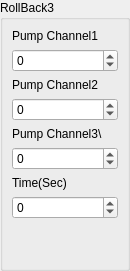
<?xml version="1.0" encoding="UTF-8"?>
<ui version="4.0">
 <class>RollBack3Widget</class>
 <widget class="QWidget" name="RollBack3Widget">
  <property name="geometry">
   <rect>
    <x>0</x>
    <y>0</y>
    <width>130</width>
    <height>256</height>
   </rect>
  </property>
  <property name="windowTitle">
   <string>Form</string>
  </property>
  <layout class="QGridLayout" name="gridLayout">
   <property name="leftMargin">
    <number>0</number>
   </property>
   <property name="topMargin">
    <number>0</number>
   </property>
   <property name="rightMargin">
    <number>0</number>
   </property>
   <property name="bottomMargin">
    <number>0</number>
   </property>
   <property name="spacing">
    <number>0</number>
   </property>
   <item row="0" column="0">
    <widget class="QGroupBox" name="groupBox">
     <property name="sizePolicy">
      <sizepolicy hsizetype="Minimum" vsizetype="Minimum">
       <horstretch>0</horstretch>
       <verstretch>0</verstretch>
      </sizepolicy>
     </property>
     <property name="title">
      <string>RollBack3</string>
     </property>
     <layout class="QVBoxLayout" name="verticalLayout_4">
      <item>
       <layout class="QVBoxLayout" name="verticalLayout">
        <item>
         <widget class="QLabel" name="label">
          <property name="text">
           <string>Pump Channel1</string>
          </property>
         </widget>
        </item>
        <item>
         <widget class="QSpinBox" name="spinPumpChannel1">
          <property name="buttonSymbols">
           <enum>QAbstractSpinBox::UpDownArrows</enum>
          </property>
          <property name="accelerated">
           <bool>true</bool>
          </property>
          <property name="minimum">
           <number>-2147483647</number>
          </property>
          <property name="maximum">
           <number>2147483647</number>
          </property>
         </widget>
        </item>
       </layout>
      </item>
      <item>
       <layout class="QVBoxLayout" name="verticalLayout_3">
        <item>
         <widget class="QLabel" name="label_3">
          <property name="text">
           <string>Pump Channel2</string>
          </property>
         </widget>
        </item>
        <item>
         <widget class="QSpinBox" name="spinPumpChannel2">
          <property name="buttonSymbols">
           <enum>QAbstractSpinBox::UpDownArrows</enum>
          </property>
          <property name="accelerated">
           <bool>true</bool>
          </property>
          <property name="minimum">
           <number>-2147483647</number>
          </property>
          <property name="maximum">
           <number>2147483647</number>
          </property>
         </widget>
        </item>
       </layout>
      </item>
      <item>
       <layout class="QVBoxLayout" name="verticalLayout_5">
        <item>
         <widget class="QLabel" name="label_4">
          <property name="text">
           <string>Pump Channel3\</string>
          </property>
         </widget>
        </item>
        <item>
         <widget class="QSpinBox" name="spinPumpChannel3">
          <property name="buttonSymbols">
           <enum>QAbstractSpinBox::UpDownArrows</enum>
          </property>
          <property name="accelerated">
           <bool>true</bool>
          </property>
          <property name="minimum">
           <number>-2147483647</number>
          </property>
          <property name="maximum">
           <number>2147483647</number>
          </property>
         </widget>
        </item>
       </layout>
      </item>
      <item>
       <layout class="QVBoxLayout" name="verticalLayout_2">
        <item>
         <widget class="QLabel" name="label_2">
          <property name="text">
           <string>Time(Sec)</string>
          </property>
         </widget>
        </item>
        <item>
         <widget class="QSpinBox" name="spinTime">
          <property name="buttonSymbols">
           <enum>QAbstractSpinBox::UpDownArrows</enum>
          </property>
          <property name="accelerated">
           <bool>true</bool>
          </property>
          <property name="minimum">
           <number>-2147483647</number>
          </property>
          <property name="maximum">
           <number>2147483647</number>
          </property>
         </widget>
        </item>
       </layout>
      </item>
      <item>
       <spacer name="verticalSpacer">
        <property name="orientation">
         <enum>Qt::Vertical</enum>
        </property>
        <property name="sizeHint" stdset="0">
         <size>
          <width>20</width>
          <height>40</height>
         </size>
        </property>
       </spacer>
      </item>
     </layout>
    </widget>
   </item>
  </layout>
 </widget>
 <resources/>
 <connections/>
</ui>
